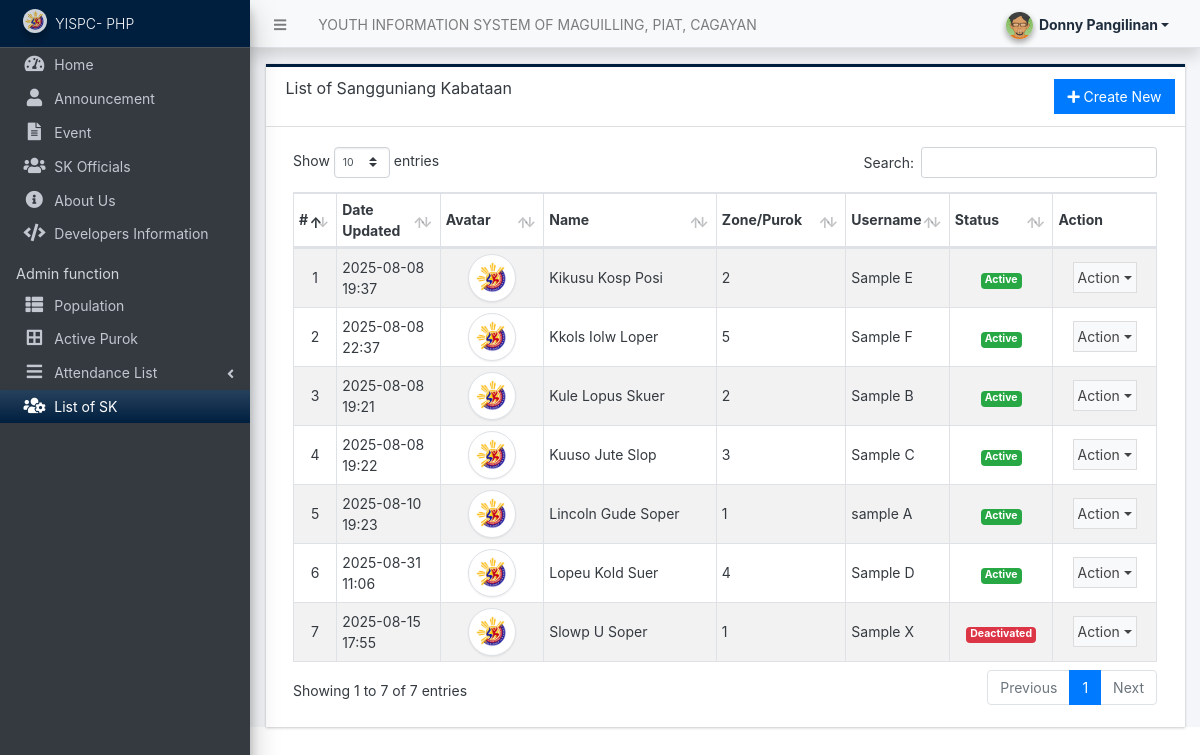
/admin/?page=user/list (signed in), run on an earlier commit of the app's database.
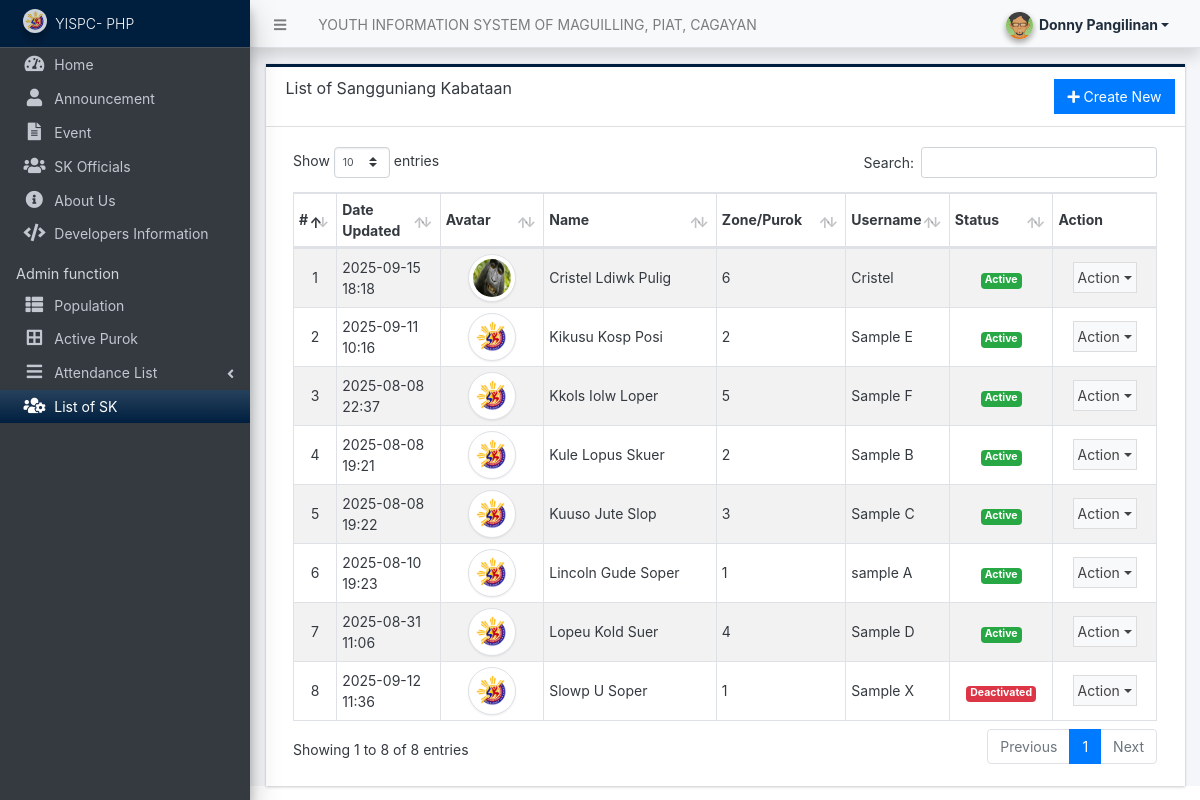
And on a later commit of the database.
### tables this page shows
CREATE TABLE `users` (
  `id` int(50) NOT NULL,
  `firstname` varchar(250) NOT NULL,
  `middlename` text DEFAULT NULL,
  `lastname` varchar(250) NOT NULL,
  `username` text NOT NULL,
  `password` text NOT NULL,
  `security_question` varchar(255) DEFAULT NULL,
  `security_answer` varchar(255) DEFAULT NULL,
  `avatar` text DEFAULT NULL,
  `qr_code` text DEFAULT NULL,
  `last_login` datetime DEFAULT NULL,
  `type` tinyint(1) NOT NULL DEFAULT 0,
  `status` tinyint(1) NOT NULL DEFAULT 1,
  `date_added` datetime NOT NULL DEFAULT current_timestamp(),
  `date_updated` datetime DEFAULT current_timestamp() ON UPDATE current_timestamp(),
  `zone` int(1) NOT NULL,
  `birthdate` date DEFAULT NULL,
  `age` int(3) NOT NULL,
  `sex` enum('Male','Female') NOT NULL
);

### classes/DBConnection.php (called while the page is built, shortened)
<?php
class DBConnection{
    private $host = DB_SERVER;
    private $username = DB_USERNAME;
    private $password = DB_PASSWORD;
    private $database = DB_NAME;
    public $conn;
    public function __construct(){
        if (!isset($this->conn)) {
            $this->conn = new mysqli($this->host, $this->username, $this->password, $this->database);
        }
    }
}
?>

### classes/SystemSettings.php (called while the page is built, shortened)
<?php
class SystemSettings extends DBConnection{
	function userdata($field = ''){
		if(!empty($field)){
			if(isset($_SESSION['userdata'][$field]))
				return $_SESSION['userdata'][$field];
			else
				return null;
		}else{
			return false;
		}
	}
	function info($field=''){
		if(!empty($field)){
			if(isset($_SESSION['system_info'][$field]))
				return $_SESSION['system_info'][$field];
			else
				return false;
		}else{
			return false;
		}
	}
}
$_settings = new SystemSettings();
?>

### config.php (called while the page is built, shortened)
<?php
require_once('classes/DBConnection.php');
require_once('classes/SystemSettings.php');
function validate_image($file){
    global $_settings;
	if(!empty($file)){
        $ex = explode("?",$file);
        $file = $ex[0];
        $ts = isset($ex[1]) ? "?".$ex[1] : '';
		if(is_file(base_app.$file)){
			return base_url.$file.$ts;
		}else{
			return base_url.($_settings->info('logo'));
		}
	}else{
		return base_url.($_settings->info('logo'));
	}
}
function isMobileDevice(){
    $aMobileUA = array(
        '/iphone/i' => 'iPhone',
        '/ipod/i' => 'iPod',
        '/ipad/i' => 'iPad',
        '/android/i' => 'Android',
        '/blackberry/i' => 'BlackBerry',
        '/webos/i' => 'Mobile'
    );
    return false;
}
?>

### admin/user/list.php (the view, shortened to what this page needs)
<div class="card card-outline rounded-0 card-navy">
	<div class="card-header">
		<h3 class="card-title">List of Sangguniang Kabataan</h3>
		<div class="card-tools">
			<a href="./?page=user/manage_user" id="create_new" class="btn btn-flat btn-primary"><span class="fas fa-plus"></span>  Create New</a>
		</div>
	</div>
	<div class="card-body">
        <div class="container-fluid">
			<table class="table table-hover table-striped table-bordered" id="list">
				<colgroup>
					<col width="5%">
					<col width="12%">
					<col width="12%">
					<col width="20%">
					<col width="15%">
					<col width="12%">
					<col width="12%">
					<col width="12%">
				</colgroup>
				<thead>
					<tr>
						<th>#</th>
						<th>Date Updated</th>
						<th>Avatar</th>
						<th>Name</th>
						<th>Zone/Purok</th>
						<th>Username</th>
						<th>Status</th>
						<th>Action</th>
					</tr>
				</thead>
				<tbody>
					<?php
					$i = 1;
					$qry = $conn->query("SELECT *, concat(firstname,' ', coalesce(concat(middlename,' '), '') , lastname) as `name` from `users` where id != '{$_settings->userdata('id')}' order by concat(firstname,' ', lastname) asc ");
					while($row = $qry->fetch_assoc()):
					?>
						<tr>
							<td class="text-center"><?php echo $i++; ?></td>
							<td><?php echo date("Y-m-d H:i",strtotime($row['date_updated'])) ?></td>
							<td class="text-center">
                                <img src="<?= validate_image($row['avatar']) ?>" alt="" class="img-thumbnail rounded-circle user-avatar">
                            </td>
							<td><?php echo $row['name'] ?></td>
							<td><?php echo isset($row['zone']) ? $row['zone'] : 'N/A'; ?></td>
							<td><?php echo $row['username'] ?></td>
							<td class="text-center">
                                <?php if(isset($row['status']) && $row['status'] == 1): ?>
                                    <span class="badge badge-success">Active</span>
                                <?php else: ?>
                                    <span class="badge badge-danger">Deactivated</span>
                                <?php endif; ?>
                            </td>
							<td align="center">
								 <button type="button" class="btn btn-flat p-1 btn-default btn-sm dropdown-toggle dropdown-icon" data-toggle="dropdown">
				                  		Action
				                  </button>
							</td>
						</tr>
					<?php endwhile; ?>
				</tbody>
			</table>
		</div>
	</div>
</div>

### admin/index.php (shortened to what this page needs)
<?php require_once('../config.php'); ?>
<!DOCTYPE html>
<html lang="en" class="" style="height: auto;">
<?php require_once('inc/header.php') ?>
  <body class="<?php echo $_settings->userdata('type') == 1 ? 'sidebar-mini layout-fixed control-sidebar-slide-open layout-navbar-fixed sidebar-mini-md sidebar-mini-xs' : 'layout-top-nav layout-navbar-fixed' ?> text-sm" style="height: auto;">
    <div class="wrapper">
      <?php require_once('inc/topBarNav.php') ?>
      <?php if($_settings->userdata('type') == 1): ?>
      <?php require_once('inc/navigation-a.php') ?>
      <?php endif; ?>
      <?php $page = isset($_GET['page']) ? $_GET['page'] : 'home';  ?>
      <div class="content-wrapper <?php echo $_settings->userdata('type') != 1 ? 'ml-0' : '' ?> pt-3" style="min-height: 567.854px;">
        <section class="content text-dark">
          <div class="container-fluid">
            <?php
              if(!file_exists($page.".php") && !is_dir($page)){
                  include '404.html';
              }else{
                if(is_dir($page))
                  include $page.'/index.php';
                else
                  include $page.'.php';
              }
            ?>
          </div>
        </section>
      </div>
      <?php require_once('inc/footer.php') ?>
  </body>
</html>

### admin/inc/header.php (shortened to what this page needs)
<head>
    <link rel="stylesheet" href="<?php echo base_url ?>plugins/fontawesome-free/css/all.min.css">
    <link rel="stylesheet" href="<?php echo base_url ?>plugins/tempusdominus-bootstrap-4/css/tempusdominus-bootstrap-4.min.css">
  <link rel="stylesheet" href="<?php echo base_url ?>plugins/datatables-bs4/css/dataTables.bootstrap4.min.css">
  <link rel="stylesheet" href="<?php echo base_url ?>plugins/datatables-responsive/css/responsive.bootstrap4.min.css">
  <link rel="stylesheet" href="<?php echo base_url ?>plugins/datatables-buttons/css/buttons.bootstrap4.min.css">
  <link rel="stylesheet" href="<?php echo base_url ?>plugins/select2/css/select2.min.css">
  <link rel="stylesheet" href="<?php echo base_url ?>plugins/select2-bootstrap4-theme/select2-bootstrap4.min.css">
    <link rel="stylesheet" href="<?php echo base_url ?>plugins/icheck-bootstrap/icheck-bootstrap.min.css">
    <link rel="stylesheet" href="<?php echo base_url ?>plugins/jqvmap/jqvmap.min.css">
    <link rel="stylesheet" href="<?php echo base_url ?>dist/css/adminlte.css">
    <link rel="stylesheet" href="<?php echo base_url ?>dist/css/custom.css">
    <link rel="stylesheet" href="<?php echo base_url ?>plugins/overlayScrollbars/css/OverlayScrollbars.min.css">
    <link rel="stylesheet" href="<?php echo base_url ?>plugins/daterangepicker/daterangepicker.css">
    <link rel="stylesheet" href="<?php echo base_url ?>plugins/summernote/summernote-bs4.min.css">
  <link rel="stylesheet" href="<?php echo base_url ?>plugins/sweetalert2-theme-bootstrap-4/bootstrap-4.min.css">
  </head>

### admin/inc/topBarNav.php (shortened to what this page needs)
<nav class="main-header navbar navbar-expand navbar-light shadow text-sm">
  <ul class="navbar-nav">
    <?php if($_settings->userdata('type') == 1): ?>
    <li class="nav-item">
    <a class="nav-link" data-widget="pushmenu" href="#" role="button"><i class="fas fa-bars"></i></a>
    </li>
    <?php endif; ?>
    <li class="nav-item d-none d-sm-inline-block">
      <a href="<?php echo base_url ?>" class="nav-link"><?php echo (!isMobileDevice()) ? $_settings->info('name'):$_settings->info('short_name'); ?></a>
    </li>
  </ul>
  <ul class="navbar-nav ml-auto">
    <li class="nav-item">
      <div class="btn-group nav-link">
            <button type="button" class="btn btn-rounded badge badge-light dropdown-toggle dropdown-icon" data-toggle="dropdown">
              <span><img src="<?php echo validate_image($_settings->userdata('avatar')) ?>" class="img-circle elevation-2 user-img" alt="User Image"></span>
              <span class="ml-3"><?php echo ucwords($_settings->userdata('firstname').' '.$_settings->userdata('lastname')) ?></span>
            </button>
        </div>
    </li>
  </ul>
</nav>

### admin/inc/navigation-a.php (shortened to what this page needs)
<aside class="main-sidebar sidebar-dark-navy navbar-dark elevation-4 sidebar-no-expand">
  <a href="<?php echo base_url ?>admin" class="brand-link bg-navy text-sm">
  <img src="<?php echo validate_image($_settings->info('logo'))?>" alt="Store Logo" class="brand-image img-circle elevation-3" style="opacity: .8;width: 1.5rem;height: 1.5rem;max-height: unset">
  <span class="brand-text font-weight-light text-light"><?php echo $_settings->info('short_name') ?></span>
  </a>
  <div class="sidebar os-host os-theme-light os-host-overflow os-host-overflow-y os-host-resize-disabled os-host-transition os-host-scrollbar-horizontal-hidden">
    <div class="os-content-glue" style="margin: 0px -8px; width: 249px; height: 646px;"></div>
    <div class="os-padding">
      <div class="os-viewport os-viewport-native-scrollbars-invisible" style="overflow-y: scroll;">
        <div class="os-content" style="padding: 0px 8px; height: 100%; width: 100%;">
          <nav class="mt-1">
             <ul class="nav nav-pills nav-sidebar flex-column text-sm nav-compact nav-flat nav-child-indent nav-collapse-hide-child" data-widget="treeview" role="menu" data-accordion="false">
              <li class="nav-item dropdown">
                <a href="./" class="nav-link nav-home">
                  <i class="nav-icon fas fa-tachometer-alt"></i>
                  <p>
                    Home
                  </p>
                </a>
              </li>
              <li class="nav-item dropdown">
                <a href="<?php echo base_url ?>admin/?page=announcement/index" class="nav-link nav-announcement_index">
                  <i class="nav-icon fas fa-user"></i>
                  <p>
                    Announcement
                  </p>
                </a>
              </li>
              <li class="nav-item dropdown">
                <a href="<?php echo base_url ?>admin/?page=event/index" class="nav-link nav-event_index">
                  <i class="nav-icon fas fa-file-alt"></i>
                  <p>
                    Event
                  </p>
                </a>
              </li>
              <li class="nav-item dropdown">
                <a href="<?php echo base_url ?>admin/?page=skofficials/index" class="nav-link nav-skofficials_index">
                  <i class="nav-icon fas fa-users"></i>
                  <p>
                    SK Officials
                  </p>
                </a>
              </li>
              <li class="nav-item dropdown">
                <a href="<?php echo base_url ?>admin/?page=aboutus/index" class="nav-link nav-aboutus_index">
                  <i class="nav-icon fas fa-info-circle"></i>
                  <p>
                    About Us
                  </p>
                </a>
              </li>
              <li class="nav-item dropdown">
                <a href="<?php echo base_url ?>admin/?page=devs/index" class="nav-link nav-devs_index">
                  <i class="nav-icon fas fa-code"></i>
                  <p>
                    Developers Information
                  </p>
                </a>
              </li>
              <?php if($_settings->userdata('type') == 1): ?>
              <li class="nav-header">Admin function</li>
              <li class="nav-item dropdown">
               <a href="<?php echo base_url ?>admin/?page=population/index" class="nav-link nav-population_index">
                  <i class="nav-icon fas fa-th-list"></i>
                  <p>
                  Population
                  </p>
                </a>
              </li>
              <li class="nav-item dropdown">
               <a href="<?php echo base_url ?>admin/?page=activepurok/index" class="nav-link nav-activepurok_index">
                  <i class="nav-icon fas fa-border-all"></i>
                  <p>
                    Active Purok
                  </p>
                </a>
              </li>
              <li class="nav-item dropdown">
                <a href="#" class="nav-link nav-attendance_index nav-is-tree">
                  <i class="nav-icon fas fa-bars"></i>
                  <p>
                    Attendance List
                    <i class="right fas fa-angle-left"></i>
                  </p>
                </a>
              </li>
              <li class="nav-item dropdown">
                <a href="<?php echo base_url ?>admin/?page=user/list" class="nav-link nav-user_list">
                  <i class="nav-icon fas fa-users-cog"></i>
                  <p>
                    List of SK
                  </p>
                </a>
              </li>
              <?php endif; ?>
            </ul>
          </nav>
        </div>
      </div>
    </div>
  </div>
</aside>

### admin/inc/footer.php (shortened to what this page needs)
</div>

### admin/inc/topBarNav.php (style rules this page uses)
.user-img { position: absolute; height: 27px; width: 27px; object-fit: cover; left: -7%; top: -12%; }
.btn-rounded { border-radius: 50px; }

### admin/inc/navigation-a.php (style rules this page uses)
.sidebar a.nav-link.active { color:#fff !important }

### admin/user/list.php (style rules this page uses)
.user-avatar { width:3rem; height:3rem; object-fit:scale-down; }

What changed in the data, as far as the page shows it:
added users: date_updated "2025-09-15 18:18", avatar (picture), name "Cristel Ldiwk Pulig", zone "6", username "Cristel", status "Active"
changed users "Sample E": date_updated "2025-08-08 19:37" → "2025-09-11 10:16"
changed users "Sample X": date_updated "2025-08-15 17:55" → "2025-09-12 11:36"
Also different on the page:
text written by a page script: "Show entries Search: Showing 1 to 7 of 7 entries Previous 1 Next" → "Show entries Search: Showing 1 to 8 of 8 entries Previous 1 Next"
